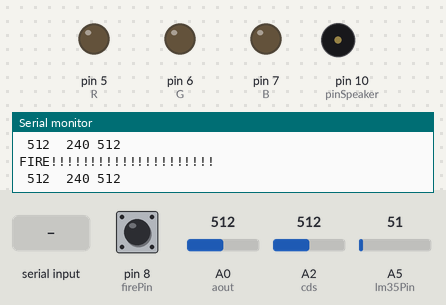
Bench run of a sketch on a simulated Arduino Uno, built with avr-gcc and run on an emulated ATmega328P. Shown: output pins drawn as LEDs (lit = HIGH), buzzer (waves = sounding), the last lines printed to the serial monitor. Inputs (shaded band) come from the test bench; at power-on: A0 (aout) = 512, A5 (lm35Pin) = 51, A2 (cds) = 512, pin 8 (firePin) HIGH.

Above: at 4.1 s.
4.2 s: "T" received over the second serial link
At 6.81 s:
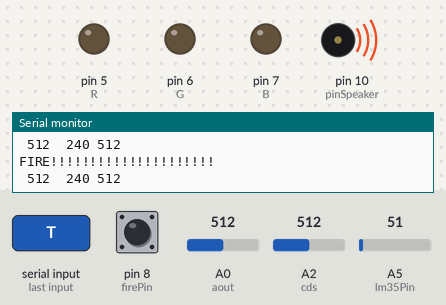
At 7.8 s:
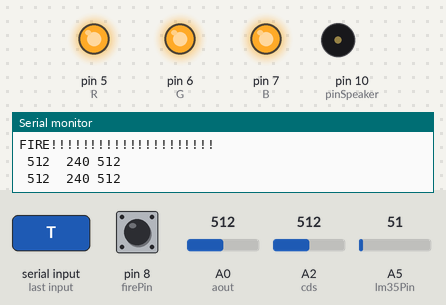
11.9 s: A0 (aout) set to 411
16.1 s: A0 (aout) set to 388
At 16.6 s:
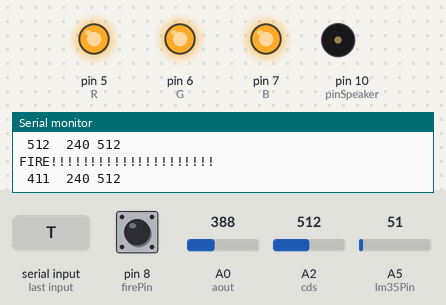
20.3 s: A5 (lm35Pin) set to 84
24.5 s: A5 (lm35Pin) set to 103
At 25.96 s:
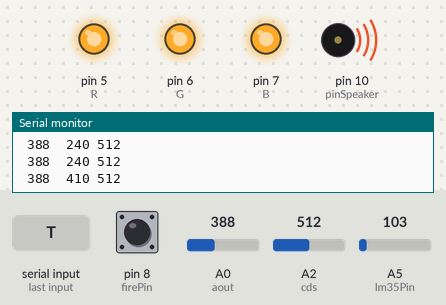
32.8 s: A2 (cds) set to 107
37.2 s: A2 (cds) set to 95
Timing chart, 0 to 44.2 s (numbered marks = the images above; inputs shaded):
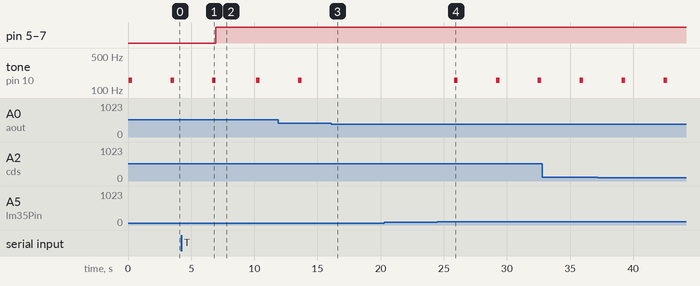

Measured:
- the behaviour switches between 92 and 93 on A5 (lm35Pin) (found by bisection; images 3 and 4)
- after the input at 4.2 s, pin 5 (R), pin 6 (G), pin 7 (B): LOW → HIGH after 2.7 s
- after the input at 16.1 s, tone on pin 10 (pinSpeaker): stays silent (without the input it goes to 160 Hz after 0.68 s)
- after the input at 24.5 s, tone on pin 10 (pinSpeaker): alternates 160 Hz for 0.28 s and silent for 3.0 s, starting after 1.3 s
- by itself, tone on pin 10 (pinSpeaker): alternates 160 Hz for 0.28 s and silent for 3.2 s

The sketch:

FireAlarm.ino
```cpp
// 연기 A0
// 조도 A2
// 온도 A5
// 불꽃 D8
// 부저 D10
// R = D5 , G = D6, B = D7

#include <SoftwareSerial.h>
SoftwareSerial BTSerial(2,3);

int aout = A0;
int cds = A2;
int lm35Pin = 5;
int firePin = 8;
int R = 5;
int G = 6;
int B = 7;
int pinSpeaker = 10;

void setup()
{
  pinMode(pinSpeaker, OUTPUT);
  pinMode(R,OUTPUT);
  pinMode(G,OUTPUT);
  pinMode(B,OUTPUT);
  Serial.begin(9600);
  BTSerial.begin(9600);
}

void loop()
{
  char data[26]={0,};

  unsigned int t;
  int f = digitalRead(firePin);
  int a = analogRead(aout);
  unsigned int reading = analogRead(lm35Pin);
  t = (500* reading)/1024;
  int l = analogRead(cds);

  if (!f == 1 || a >= 400 || t >= 45 ){
      playTone(300, 160);    // 부저
      Serial.println("FIRE!!!!!!!!!!!!!!!!!!!!!");
  }

  sprintf(data,"%4d%4d%d%4d",a,t,!f,l);
  Serial.println(data);
  BTSerial.print(data);

  char LEDdata;
  if(BTSerial.available()){
    LEDdata = BTSerial.read();
    Serial.println(data);
    delay(1);

    if(LEDdata == 'T'){
      analogWrite(R,255);
      analogWrite(G,255);
      analogWrite(B,255);
      delay(150);
    }

     if(LEDdata == 'F'){
      analogWrite(R,0);
      analogWrite(G,0);
      analogWrite(B,0);
      delay(150);
    }
  }
  delay(3000);
}

void playTone(long duration, int freq) {
    duration *= 1000;
    int period = (1.0 / freq) * 1000000;
    long elapsed_time = 0;
    while (elapsed_time < duration) {
        digitalWrite(pinSpeaker,HIGH);
        delayMicroseconds(period / 2);
        digitalWrite(pinSpeaker, LOW);
        delayMicroseconds(period / 2);
        elapsed_time += (period);
    }
}
```
